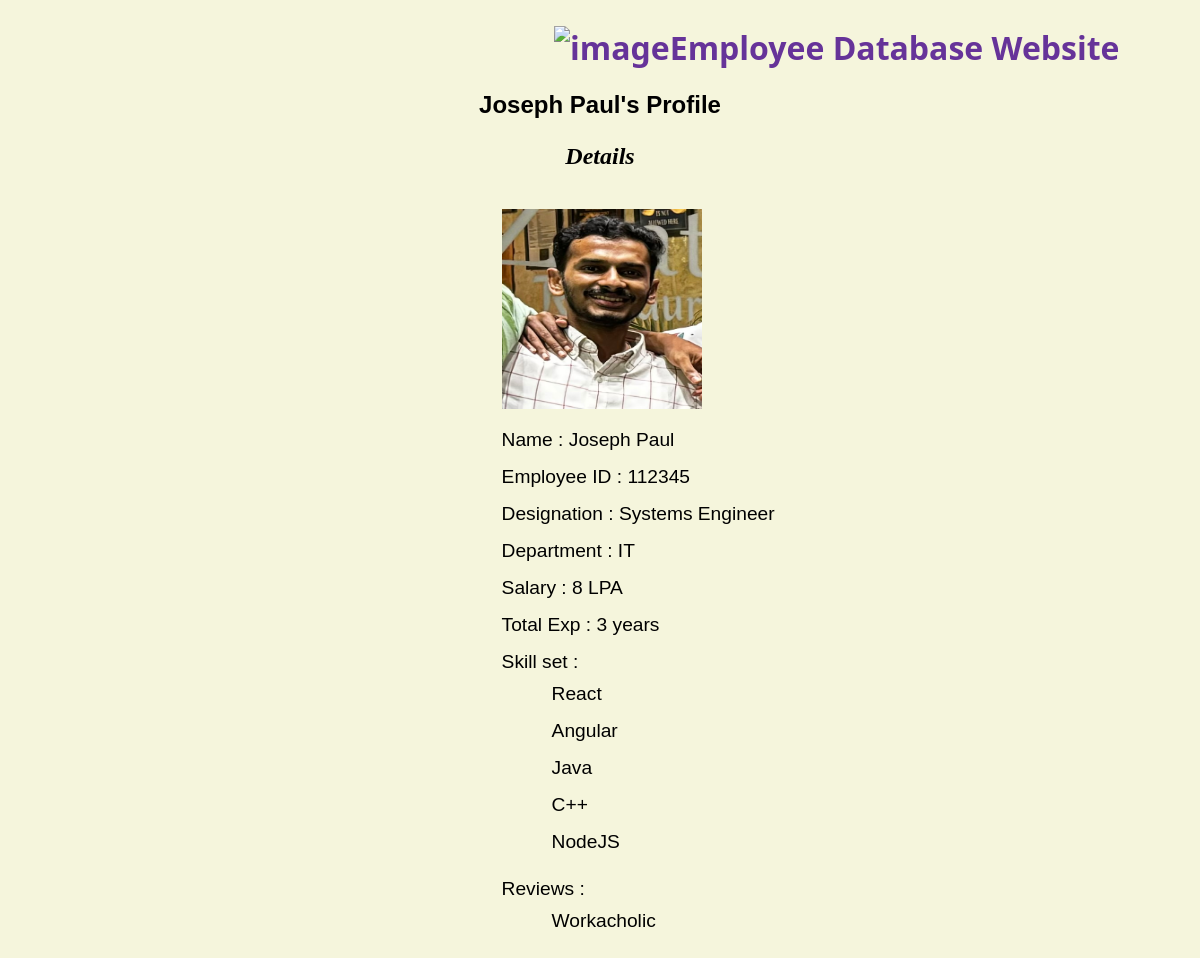
Screenshot of /Employee/Joseph Paul with the database file from the repository.
### EmployeeDbase/models.py (models this page shows, shortened)
class EmployeeDatabase(models.Model):
    name = models.CharField(max_length=25)
    employee_id = models.IntegerField()
    designation = models.CharField(max_length=50)
    department = models.CharField(max_length=50)
    salaryLPA = models.IntegerField()
    experience_tuple = (
        ('0',"Beginner"),
        ('1',"1 year"),
        ('2',"2 years"),
        ('3',"3 years"),
        ('4',"more than 3 years")
    )
    profile_img = models.ImageField(null=True, blank=True, default='employee_logo.jpg')
    total_experience = models.CharField(max_length=30,choices=experience_tuple,null=True)
    skillset = models.ManyToManyField('SkillSet')
    created_timestamp = models.DateTimeField(auto_now_add=True)
    id = models.UUIDField(default=uuid.uuid4, unique=True, primary_key=True, editable=False)

class SkillSet(models.Model):
    Programming_language = models.CharField(max_length=50)
    created_timestamp = models.DateTimeField(auto_now_add=True)
    id = models.UUIDField(default=uuid.uuid4, unique=True, primary_key=True, editable=False)

class EmployeeReview(models.Model):
    nameofEmployee = models.ForeignKey('EmployeeDatabase',on_delete=models.CASCADE)
    review_text = models.TextField(default="nil", max_length=2000)

### EmployeeDbase/views.py (the view)
# urls.py: path('Employee/<str:emp_name>', views.callSingleEmployeePage, name="Employee"),
def callSingleEmployeePage(request,emp_name):
    search_employee = EmployeeDatabase.objects.get(name=emp_name)
    return render(request, 'EmployeeDbase/IndividualEmployee.html', {'employee_data':search_employee})

### EmployeeDbase/templates/EmployeeDbase/IndividualEmployee.html (shortened to what this page needs)
<!DOCTYPE html>
<html lang="en">
<head>
    {% load static %}
    <link rel="stylesheet" href="{% static 'styles/ind_employee.css' %}">
</head>
<body>
    {% include 'mainnav.html' %}
    <h2>{{employee_data.name}}'s Profile</h2>
    <h3 >Details </h3>
    <div>
        <ol style="font-family: 'Franklin Gothic Medium', 'Arial Narrow', Arial, sans-serif;">
            <li><img src={{employee_data.profile_img.url}} alt={{employee_data.name}}_profile_img width="200px" height="200px"></li>
            <li>Name        : {{employee_data.name}}</li>
            <li>Employee ID : {{employee_data.employee_id}}</li>
            <li>Designation : {{employee_data.designation}}</li>
            <li>Department  : {{employee_data.department}}</li>
            <li>Salary      : {{employee_data.salaryLPA}} LPA</li>
            <li>Total Exp   : {{employee_data.total_experience}} years</li>
            <li>Skill set   :
                <ul>
                    {% for  skill in employee_data.skillset.all %}
                    <li>{{skill.Programming_language}}</li>
                    {% endfor %}
                </ul>
            </li>
            <li>Reviews     :
                <ul>
                    {% for review in employee_data.employeereview_set.all %}
                    <li>{{review.review_text}}</li>
                    {% endfor %}
                </ul>
            </li>
        </ol>
    </div>
</body>
</html>

### static/styles/ind_employee.css (style rules this page uses)
h2 { text-align: center; font-family: Verdana, Geneva, Tahoma, sans-serif; font-size: x-large; }
h3 { font-size: x-large; font-style: oblique; text-align: center; }
div { text-align: justify; padding-left: 40%; font-family: Cambria, Cochin, Georgia, Times, 'Times New Roman', serif; font-size: larger; }
ol,li { list-style: none; margin: 5px; padding: 5px; }

### static/styles/mainnav.css (style rules this page uses)
body { background-color: beige; }

### rows the page displays
EmployeeDatabase: name "Joseph Paul", profile_img (picture), employee_id "112345", designation "Systems Engineer", department "IT", salaryLPA "8", total_experience "3"
SkillSet: Programming_language "React"
SkillSet: Programming_language "Angular"
SkillSet: Programming_language "Java"
SkillSet: Programming_language "C++"
SkillSet: Programming_language "NodeJS"
EmployeeReview: review_text "Workacholic"
